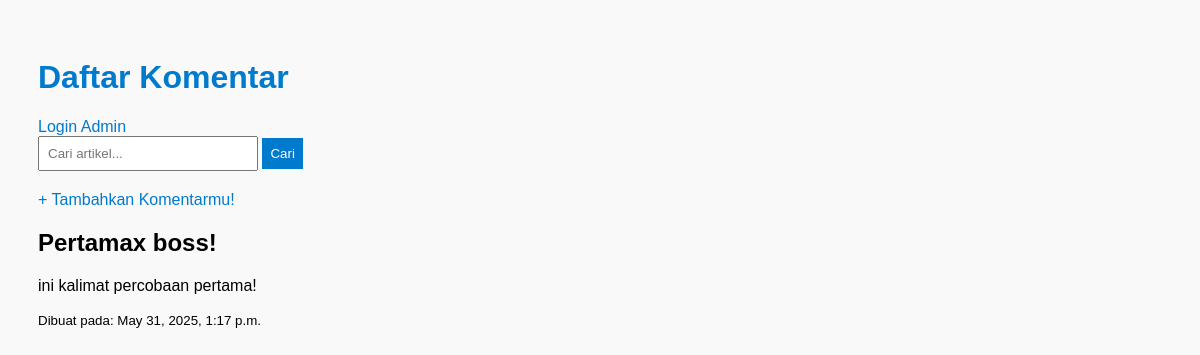
Before: / with the older database file.
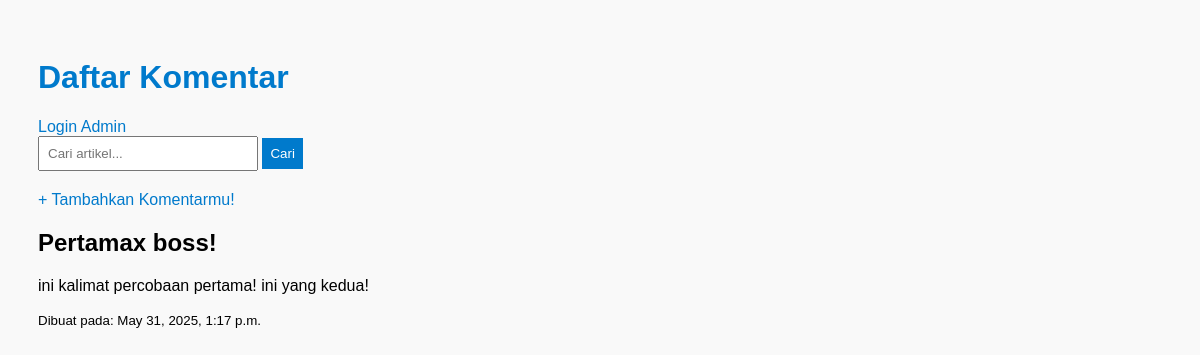
After: the same page with the newer database file.
### halaman/models.py (models this page shows, shortened)
class Artikel(models.Model):
    judul = models.CharField(max_length=200)
    isi = models.TextField()
    tanggal_dibuat = models.DateTimeField(auto_now_add=True)

### halaman/views.py (the view)
# urls.py: path('', views.home, name='home'),
def home(request):
    query = request.GET.get('q')
    if query:
        artikel_list = Artikel.objects.filter(judul__icontains=query)
    else:
        artikel_list = Artikel.objects.all()
    return render(request, 'home.html', {'artikel': artikel_list, 'query': query})

### halaman/templates/home.html (shortened to what this page needs)
<!DOCTYPE html>
<html>
<head>
    {% load static %}
<link rel="stylesheet" href="{% static 'halaman/style.css' %}">
</head>
<body>
    <h1>Daftar Komentar</h1>
    {% if user.is_authenticated %}
    <p>Hai, {{ user.username }} | <a href="{% url 'logout' %}">Logout</a></p>
    {% else %}
    <a href="{% url 'login' %}">Login Admin</a>
    {% endif %}
    <form method="GET" action="{% url 'home' %}">
    <input type="text" name="q" placeholder="Cari artikel..." value="{{ query|default:'' }}">
    <button type="submit">Cari</button>
    </form>
    <a href="{% url 'tambah' %}">+ Tambahkan Komentarmu!</a>
    {% for a in artikel %}
    <div style="margin-bottom: 20px;">
    <h2>{{ a.judul }}</h2>
    <p>{{ a.isi }}</p>
    <small>Dibuat pada: {{ a.tanggal_dibuat }}</small>
    </div>
    {% empty %}
        <p>Tidak ada artikel.</p>
    {% endfor %}
</body>
</html>

Changed rows visible on the page:
changed Artikel "Pertamax boss!": isi "ini kalimat percobaan pertama!" → "ini kalimat percobaan pertama! ini yang kedua!"
